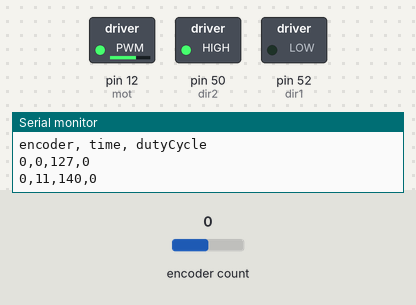
Bench run of a sketch on a simulated Arduino Mega 2560, built with avr-gcc and run on an emulated ATmega2560. Parts: switched loads named in the sketch (green lamp = pin HIGH), the last lines printed to the serial monitor. The inputs (shaded band) are chosen by the test bench; at power-on: encoder count 0.

Above: at 0.04 s.
At 1.2 s:
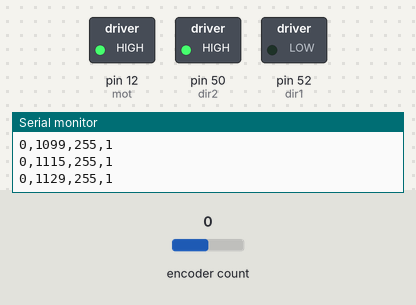
1.3 s: encoder count set to -1
4.3 s: encoder count set to 3
At 11.4 s:
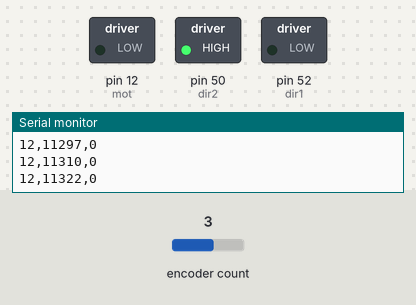
Timing chart, 0 to 12.9 s (numbered marks = the images above; inputs shaded):
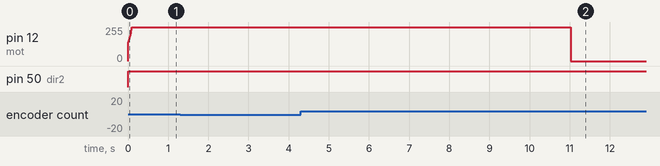

The sketch:

motorTest.ino
```cpp
/*
   In this code we will be running code that will be drive a motor with an encoder
   and will captue the encoder counts as the motor drives. We will them upload this
   to matlab to run some data analysis to create an dynamic model of the motor.

   RUN THIS INTO pUTTY and SAVE AS TXT FILE THEN UPLOAD INTO MATLAB
*/
#include <Encoder.h>

Encoder motorEnc(18, 19);
int DC[11] = {0, 50, 55, 60, 65, 70, 75, 80, 85, 90, 100};
int dir1 = 52;
int dir2 = 50;
int mot = 12;
unsigned long enco;
int dt = millis();
int duration = 10;
unsigned long Time;
int runTime = 3;
int index = 0;

void setup() {
  // put your setup code here, to run once:
  pinMode(dir1, OUTPUT);
  pinMode(dir2, OUTPUT);
  pinMode(mot, OUTPUT);
  Serial.begin(9600);
  Serial.flush();
  for (int i = 0; i<=10; i++)
  {
    DC[i] = map(DC[i], 0, 100, 0, 255);
    //Serial.println(DC[i]);
  }


  Serial.print("encoder, time, dutyCycle");
  Serial.println();

}

void loop() {
  // put your main code here, to run repeatedly:

    while (dt<=duration){
    //Drive motor forward
    if(dt%2==0 || dt!=0)
    {
      index+=1;
      if(index>10)
        index=10;
    }
    digitalWrite(dir1,LOW); //Set 1 of 2 direction pins to high to drive the motor in one direction
    digitalWrite(dir2,HIGH);  //Set the other direction pin to low
    analogWrite(mot,DC[index]);     //Input a PWM signal into the motor driver
    enco=motorEnc.read();    //Read the encoder values
    Time=millis();           //Get the time since the code started running
    dt=(dt+Time)/1000;
    Serial.print(enco); Serial.print(","); Serial.print(Time); Serial.print(","); Serial.print(DC[index]);Serial.print(",");Serial.print(dt);
    Serial.println();
    delay(10);
    }

    while (dt<=10+duration){
    analogWrite(mot,DC[0]);
    enco=motorEnc.read();    //Read the encoder values
    Time=millis();
    dt=(dt+Time)/1000;
    Serial.print(enco); Serial.print(","); Serial.print(Time); Serial.print(","); Serial.print(DC[0]);
    Serial.println();
    }
    Serial.end();

}
```
